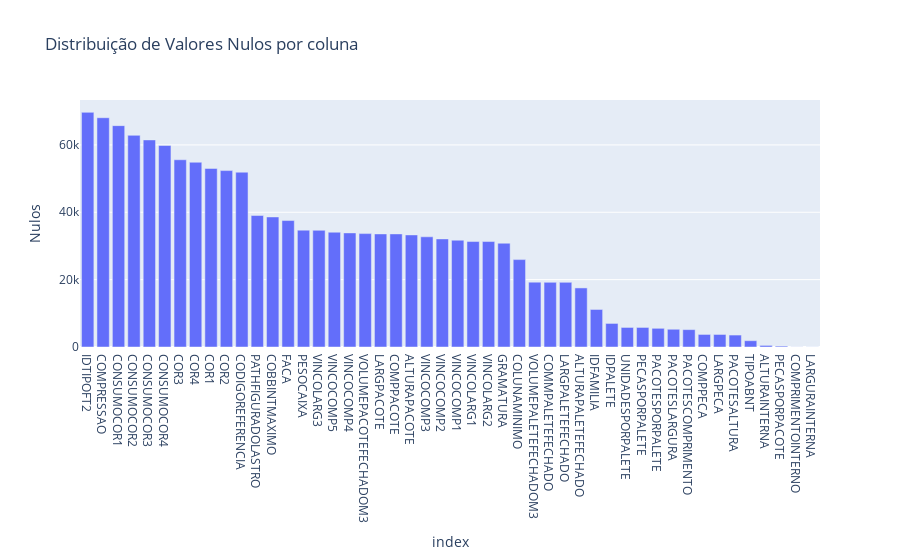

Here is the notebook cell this chart was saved with:
### Code cell
import plotly.express as px

fig = px.bar(nulos_df,x=nulos_df.index, y ='Nulos', title= 'Distribuição de Valores Nulos por coluna' )
fig.show()

### Figure 1 — Plotly figure (JSON) as saved in the notebook; plotly's stock layout.template omitted (floating-point values rounded to 4 significant figures)
{"data": [{"hovertemplate": "index=%{x}<br>Nulos=%{y}<extra></extra>", "legendgroup": "", "marker": {"color": "#636efa", "pattern": {"shape": ""}}, "name": "", "orientation": "v", "showlegend": false, "textposition": "auto", "type": "bar", "x": ["IDTIPOFT2", "COMPRESSAO", "CONSUMOCOR1", "CONSUMOCOR2", "CONSUMOCOR3", "CONSUMOCOR4", "COR3", "COR4", "COR1", "COR2", "CODIGOREFERENCIA", "PATHFIGURADOLASTRO", "COBBINTMAXIMO", "FACA", "PESOCAIXA", "VINCOLARG3", "VINCOCOMP5", "VINCOCOMP4", "VOLUMEPACOTEFECHADOM3", "LARGPACOTE", "COMPPACOTE", "ALTURAPACOTE", "VINCOCOMP3", "VINCOCOMP2", "VINCOCOMP1", "VINCOLARG1", "VINCOLARG2", "GRAMATURA", "COLUNAMINIMO", "VOLUMEPALETEFECHADOM3", "COMMPALETEFECHADO", "LARGPALETEFECHADO", "ALTURAPALETEFECHADO", "IDFAMILIA", "IDPALETE", "UNIDADESPORPALETE", "PECASPORPALETE", "PACOTESPORPALETE", "PACOTESLARGURA", "PACOTESCOMPRIMENTO", "COMPPECA", "LARGPECA", "PACOTESALTURA", "TIPOABNT", "ALTURAINTERNA", "PECASPORPACOTE", "COMPRIMENTOINTERNO", "LARGURAINTERNA"], "xaxis": "x", "y": [69666, 68068, 65720, 62839, 61481, 59820, 55593, 54853, 53013, 52375, 51903, 39032, 38615, 37542, 34694, 34643, 34081, 33877, 33668, 33575, 33578, 33276, 32718, 32087, 31709, 31309, 31311, 30813, 25948, 19259, 19199, 19188, 17537, 11145, 6999, 5806, 5806, 5550, 5267, 5159, 3730, 3723, 3549, 1870, 473, 267, 30, 24], "yaxis": "y"}], "layout": {"barmode": "relative", "legend": {"tracegroupgap": 0}, "title": {"text": "Distribuição de Valores Nulos por coluna"}, "xaxis": {"anchor": "y", "domain": [0, 1], "title": {"text": "index"}}, "yaxis": {"anchor": "x", "domain": [0, 1], "title": {"text": "Nulos"}}}}
